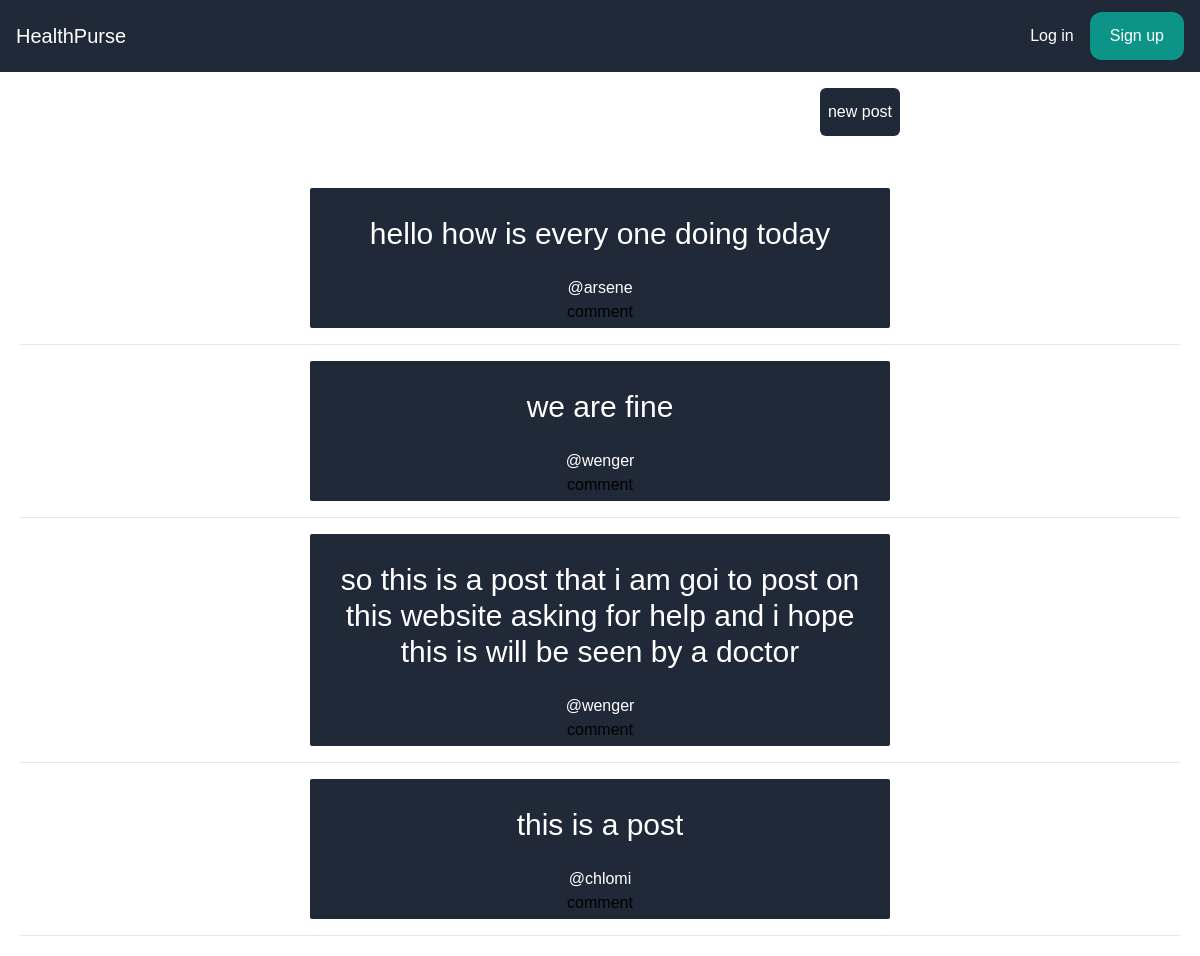
The app's page /posts/, older data.
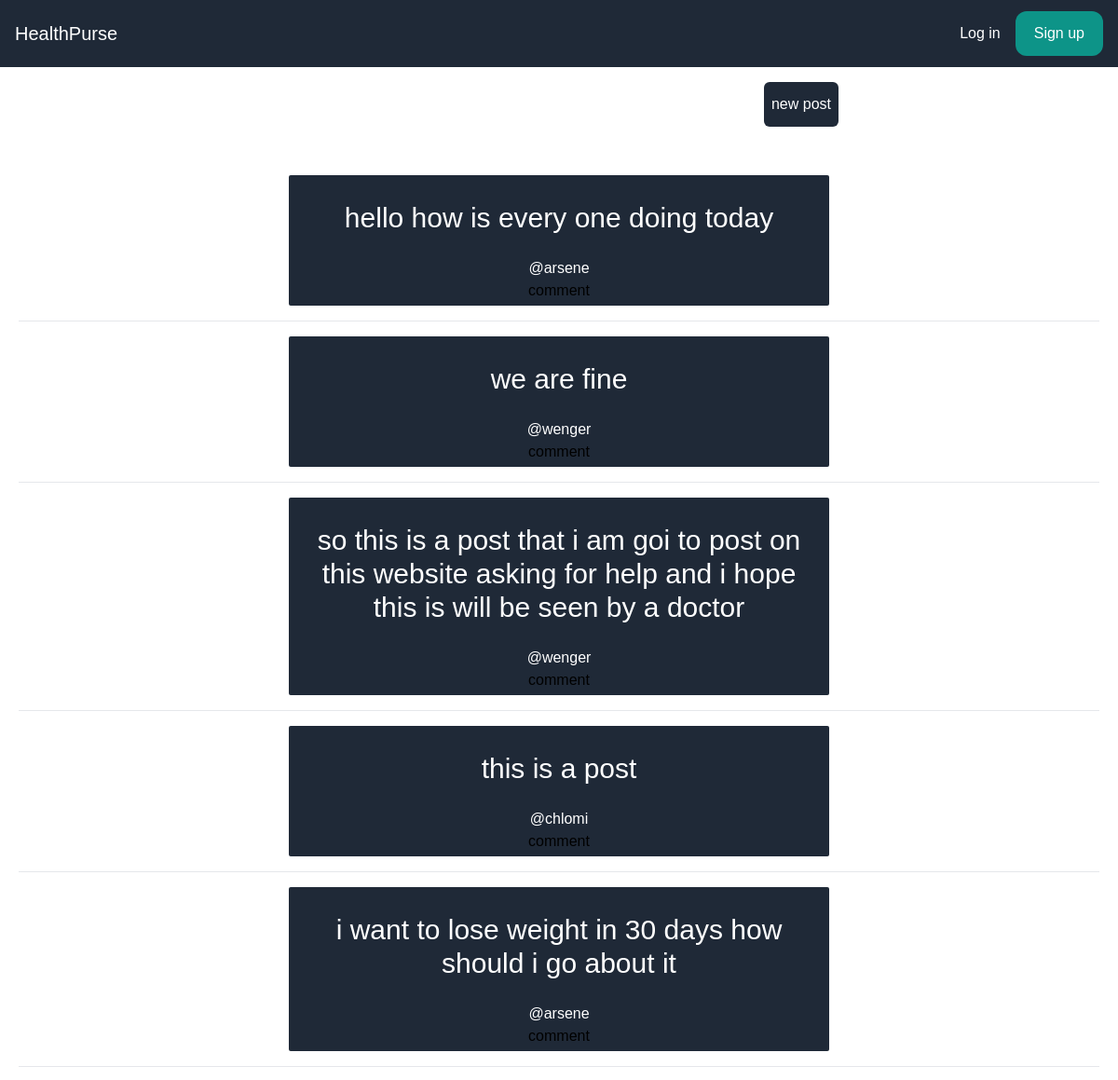
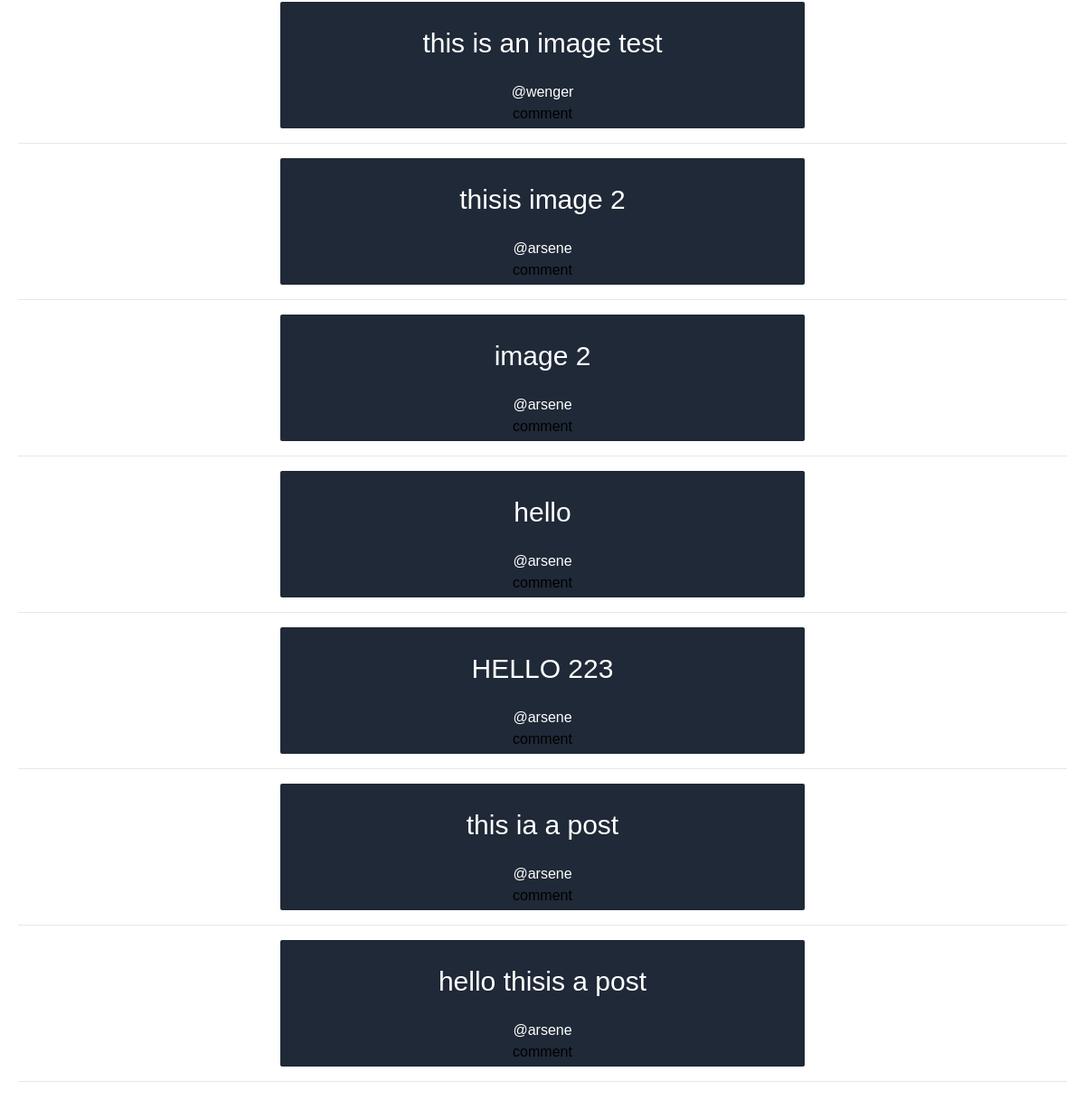
The same page, newer data (2 pictures, top to bottom).
### posts/models.py (models this page shows)
class Post(models.Model):
    body = models.TextField()
    user = models.ForeignKey(User,on_delete=models.CASCADE)

### posts/views.py (the view)
# urls.py: path('',PostListView.as_view(),name='posts_list'),
class PostListView(ListView):
    model = Post
    template_name = 'posts/posts_list.html'
    context_object_name = 'posts'

### posts/templates/posts/posts_list.html (shortened to what this page needs)
{% extends "core/base.html" %}
{% block content %}
    <div class="w-3/4 mx-auto my-4 lg:w-2/4 flex justify-between">
        <h1 class="text-5xl text-white">Post</h1>
        <button class="px-2 bg-gray-800 hover:bg-gray-900 rounded-md">
            <a href="/posts/create" class='text-white'>
                new post
            </a>
        </button>
    </div>
    <div class="p-5 text-center">
        {% for post in posts %}
    <div class="bg-gray-800 p-1 rounded-sm w-3/4 mx-auto my-4 lg:w-2/4">
        <div class='p-6'>
            <h1 class='text-3xl text-white'>{{post.body}}</h1>
        </div>
        <p class="text-white text-center user_post">
            @{{post.user.username}}
        </p>
        <a href="/posts/{{post.id}}">comment</a>
    </div>
            <hr>
        {% endfor %}
    </div>
{% endblock content %}

### core/templates/core/base.html (shortened to what this page needs)
<!DOCTYPE html>
{% load static %}
<html>
  <head>
    <script src="https://cdn.tailwindcss.com"></script>
    <link rel="stylesheet" href="{% static 'css/styles.css' %}" />
  </head>
  <body class="bg-white">
      <main class="w-full h-full">
      <nav class="flex items-center justify-between px-4 py-3 bg-gray-800">
        <div>
          <a href="/" class="text-xl text-white">HealthPurse</a>
        </div>
        <div class="flex items-center space-x-4">
          {% if request.user.is_authenticated %}
          <a href="/posts/" class="text-white hover:text-gray-200">Posts</a>
          <a href="/rooms/" class="text-white hover:text-gray-200">Rooms</a>
          <a
            href="/logout/"
            class="px-5 py-3 rounded-xl text-white bg-teal-600 hover:bg-teal-700"
            >Log out</a
          >
          {% else %}
          <a href="/login/" class="text-white hover:text-gray-200">Log in</a>
          <a
            href="/signup/"
            class="px-5 py-3 rounded-xl text-white bg-teal-600 hover:bg-teal-700"
            >Sign up</a
          >
          {% endif %}
        </div>
      </nav>
      {% block content %} {% endblock %} {% block scripts %} {% endblock %}
    </main>
  </body>
</html>

### static/css/styles.css (style rules this page uses)
* { padding: 0; margin: 0; font-family: poppins, sans-serif; box-sizing: border-box; }

Row changes from the older to the newer data that the page shows:
added Post: body "i want to lose weight in 30 days how should i go about it", user.username "arsene"
added Post: body "this is an image test", user.username "wenger"
added Post: body "thisis image 2", user.username "arsene"
added Post: body "image 2", user.username "arsene"
added Post: body "hello", user.username "arsene"
added Post: body "HELLO 223", user.username "arsene"
added Post: body "this ia a post", user.username "arsene"
added Post: body "hello thisis a post", user.username "arsene"
